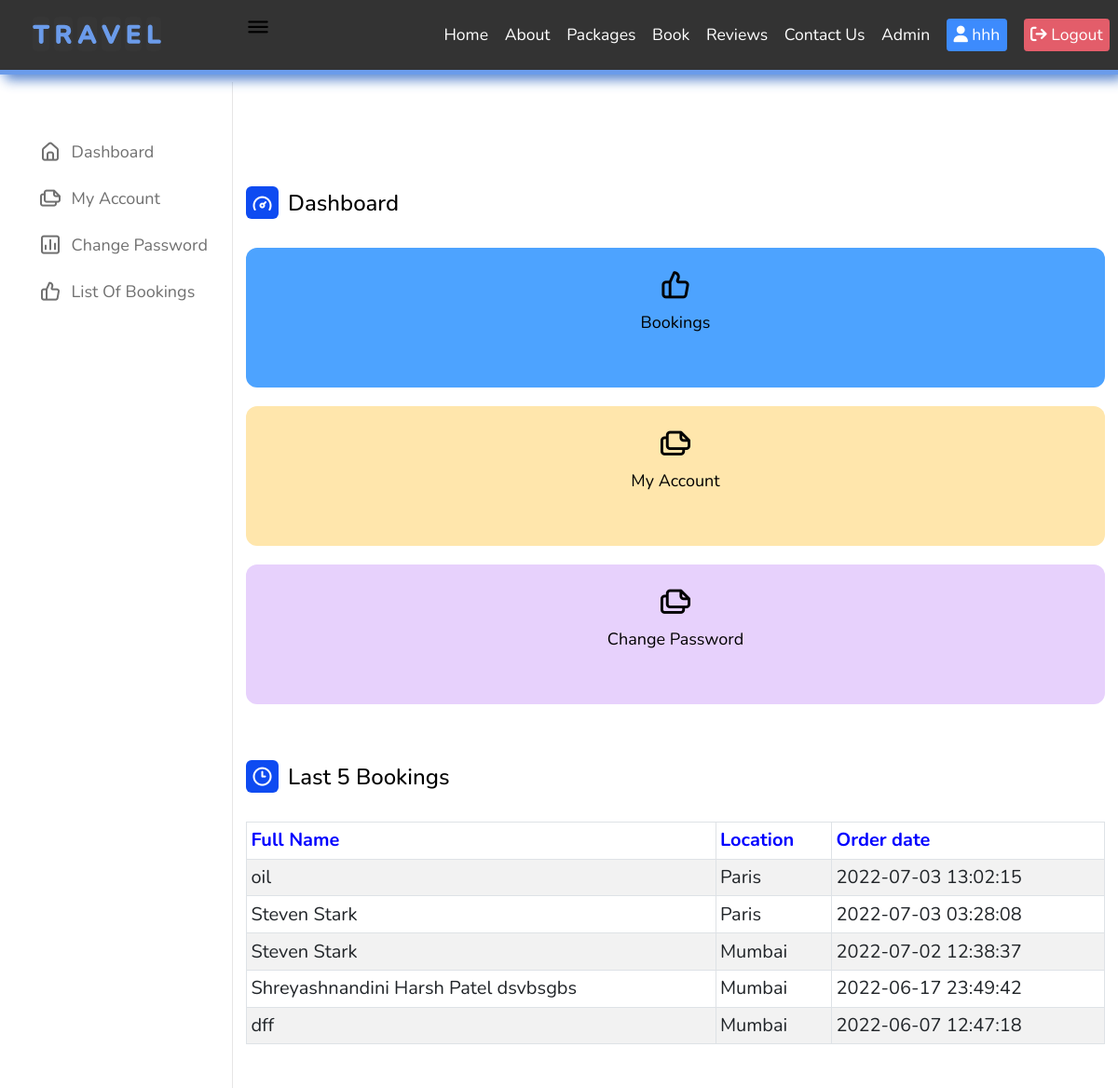
/dashboard.php (signed in), run on the app's committed database.
### tables this page shows
CREATE TABLE IF NOT EXISTS `book` (
  `id` int NOT NULL AUTO_INCREMENT,
  `username` varchar(100) NOT NULL,
  `name` varchar(100) NOT NULL,
  `email` varchar(100) NOT NULL,
  `phone` int NOT NULL,
  `order_date` timestamp NOT NULL DEFAULT CURRENT_TIMESTAMP,
  `location` varchar(100) NOT NULL,
  `grade` varchar(100) NOT NULL,
  `guests` int NOT NULL,
  `departure_date` date NOT NULL,
  `return_date` date NOT NULL,
  `price` double NOT NULL,
  PRIMARY KEY (`id`)
);

### dashboard.php (the view, shortened to what this page needs)
<!DOCTYPE html>
<?php session_start();
include('dbconnection.php');
?>
<html lang="en">
<head>
    <link rel="stylesheet" href="https://unpkg.com/swiper@8/swiper-bundle.min.css" />
    <link rel="stylesheet" href="https://cdnjs.cloudflare.com/ajax/libs/font-awesome/6.1.1/css/all.min.css" />
    <link rel="stylesheet" href="style.css">
    <link href="https://cdn.jsdelivr.net/npm/bootstrap@5.2.0-beta1/dist/css/bootstrap.min.css" rel="stylesheet">
    <link rel="stylesheet" href="https://unicons.iconscout.com/release/v4.0.0/css/line.css">
</head>
<body>
    <section class="header">
        <a href="index.php" class="logo text-decoration-none">
            <div class="wrapper">
                <span>T</span>
                <span>R</span>
                <span>A</span>
                <span>V</span>
                <span>E</span>
                <span>L</span>
            </div>
        </a>
        <nav class="navbar">
        <a href="index.php" class="text-decoration-none">Home</a>
            <a href="about.php" class="text-decoration-none">About</a>
            <a href="package.php" class="text-decoration-none">Packages</a>
            <a href="book.php" class="text-decoration-none">Book</a>
            <a href="review.php" class="text-decoration-none">Reviews</a>
            <a href="contact.php" class="text-decoration-none">Contact Us</a>
            <a href="admin.php" class="text-decoration-none">Admin</a>
            <?php if (isset($_SESSION['username'])) { ?>
                <a href="dashboard.php"><button type="button" class="btn btn-primary"><i class="fa-solid fa-user"></i><?php echo " " . $_SESSION['username']; ?></button></a>
                <a href="index.php?logout='1'"><button type="button" class="btn btn-danger"><i class="fa-solid fa-arrow-right-from-bracket"></i> Logout</button></a> <?php } else { ?>
                <a href="login.php"><button type="button" class="btn btn-primary">Login</button></a>
                <a href="register.php"><button type="button" class="btn btn-warning">Register</button></a><?php } ?>
        </nav>
    </section>
    <nav class="nav">
        <div class="menu-items">
            <ul class="nav-links">
                <li><a href="dashboard.php">
                        <i class="uil uil-estate"></i>
                        <span class="link-name">Dashboard</span>
                    </a></li>
                <li><a href="profile.php">
                        <i class="uil uil-files-landscapes"></i>
                        <span class="link-name">My Account</span>
                    </a></li>
                <li><a href="password.php">
                        <i class="uil uil-chart"></i>
                        <span class="link-name">Change Password</span>
                    </a></li>
                <li><a href="account.php">
                        <i class="uil uil-thumbs-up"></i>
                        <span class="link-name">List Of Bookings</span>
                    </a></li>
            </ul>
        </div>
    </nav>
    <section class="dashboard">
        <div class="top">
        </div>
        <div class="dash-content">
            <div class="overview">
                <div class="title">
                    <i class="uil uil-tachometer-fast-alt"></i>
                    <span class="text">Dashboard</span>
                </div>
                <div class="boxes">
                    <div class="box box1">
                        <i class="uil uil-thumbs-up"></i>
                        <span class="text"><a href="account.php" style="text-decoration: none; color: black;  font-size: 18px; text-align: center ">Bookings</a></span>
                    </div>
                    <div class="box box2">
                        <i class="uil uil-files-landscapes"></i>
                        <span class="text"><a href="profile.php" style="text-decoration: none; color: black;  font-size: 18px; text-align: center">My Account</a></span>
                    </div>
                    <div class="box box4">
                        <i class="uil uil-files-landscapes"></i>
                        <span class="text"><a href="password.php" style="text-decoration: none; color: black; font-size: 18px; text-align: center">Change Password</a></span>
                    </div>
                </div>
            </div>
            <div class="activity">
                <div class="title">
                    <i class="uil uil-clock-three"></i>
                    <span class="text">Last 5 Bookings</span>
                </div>
                <table class="center table table-striped table-bordered" style="font-size: 20px;">
                    <thead>
                        <tr style="color: blue;">
                            <th scope="col">Full Name</th>
                            <th scope="col">Location</th>
                            <th scope="col">Order date</th>
                        </tr>
                    </thead>
                    <?php
                    $result = mysqli_query($conn, "SELECT * FROM book WHERE username='" . $_SESSION['username'] . "' ORDER BY order_date DESC LIMIT 5");
                    $rows = mysqli_num_rows($result);
                    if ($rows == 0) {
                        echo "<tr><td colspan='3'>" . 'No Records Found' . "</td></tr>";
                    } else {
                        while ($res = mysqli_fetch_array($result, MYSQLI_ASSOC)) {
                            echo "<tr>";
                            echo "<td>" . $res['name'] . "</td>";
                            echo "<td>" . $res['location'] . "</td>";
                            echo "<td>" . $res['order_date'] . "</td>";
                        }
                    }
                    ?>
                </table>
            </div>
    </section>
</body>
</html>

### style.css (style rules this page uses)
:root { --colorMain: #4784e6; --brShadow: 6px 6px 15px #3c70c4; --tlShadow: -6px -6px 15px #5298ff; --box-shadow: 0 0.5rem 1rem rgba(0, 0, 0, 0.1); --border: 0.1rem solid var(--black); }
* { font-family: "Nunito", sans-serif; margin: 0; padding: 0; box-sizing: border-box; outline: none; border: none; text-decoration: none; }
html { font-size: 63.5%; overflow-x: hidden; scroll-padding-top: 6rem; scroll-behavior: smooth; text-decoration: none; scrollbar-color: var(--colorMain) white; }
section { padding: 5rem 10%; }
.header { position: sticky; top: 0; left: 0; right: 0; z-index: 1000; background-color: #000000; opacity: 80%; display: flex; padding-top: 1rem; padding-left: 1rem; padding-right: 1rem; padding-bottom: 1rem; align-items: center; justify-content: space-between; border-bottom: 5px solid var(--colorMain); box-shadow: 6px 6px 12px #3c70c4, -6px -6px 12px #5298ff; }
.header .logo { margin: 1rem; font-size: 2rem; font-weight: bolder; color: var(--colorMain); text-transform: uppercase; }
a { text-decoration: none; }
.header .navbar { position: relative; }
.header .navbar a { color: rgb(255, 255, 255); font-size: 2rem; margin-left: 2rem; display: inline-block; position: relative; }
.header .navbar a button { font-size: 2rem; }
.header .navbar a:after { color: var(--colorMain); background: none repeat scroll 0 0 transparent; content: ""; display: block; position: absolute; height: 3px; bottom: 0; left: 50%; background: #0087ca; transition: width 0.3s ease 0s, left 0.3s ease 0s; width: 0; }
.header span { font-size: 3rem; background: rgba(22, 22, 22, 0.2); color: var(--colorMain); border-radius: 0.5rem; padding: 0.1rem 0.1rem; }
.wrapper { width: max-content; margin-left: 2rem; margin-right: 2rem; }
.wrapper span { -webkit-text-stroke-width: 1.5px; text-shadow: 0 0px var(--brShadow), 0 0px var(--tlShadow); transform: translate(0, 100%) rotate(2deg); -webkit-transform: translate(0, 100%) rotate(2deg); -moz-transform: translate(0, 100%) rotate(2deg); animation: jump 2s ease-in-out infinite; -moz-animation: jump 2s ease-in-out infinite; -webkit-animation: jump 2s ease-in-out infinite; -o-animation: jump 2s ease-in-out infinite; color: var(--colorMain); }
.wrapper span:nth-child(1) { animation-delay: 120ms; -moz-animation-delay: 120ms; -webkit-animation-delay: 120ms; -o-animation-delay: 120ms; }
.wrapper span:nth-child(2) { animation-delay: 240ms; -moz-animation-delay: 240ms; -webkit-animation-delay: 240ms; -o-animation-delay: 240ms; }
.wrapper span:nth-child(3) { animation-delay: 360ms; -moz-animation-delay: 360ms; -webkit-animation-delay: 360ms; -o-animation-delay: 360ms; }
.wrapper span:nth-child(4) { animation-delay: 480ms; -moz-animation-delay: 480ms; -webkit-animation-delay: 480ms; -o-animation-delay: 480ms; }
.wrapper span:nth-child(5) { animation-delay: 600ms; -moz-animation-delay: 600ms; -webkit-animation-delay: 600ms; -o-animation-delay: 600ms; }
.wrapper span:nth-child(6) { animation-delay: 720ms; -moz-animation-delay: 720ms; -webkit-animation-delay: 720ms; -o-animation-delay: 720ms; }
@media (max-width: 1200px) { html { font-size: 55%; } }
@media (max-width: 1200px) { section { padding: 3rem 5%; } }

### data on the page
book: name "oil", location "Paris", order_date "2022-07-03 13:02:15"
book: name "Steven Stark", location "Paris", order_date "2022-07-03 03:28:08"
book: name "Steven Stark", location "Mumbai", order_date "2022-07-02 12:38:37"
book: name "Shreyashnandini Harsh Patel dsvbsgbs", location "Mumbai", order_date "2022-06-17 23:49:42"
book: name "dff", location "Mumbai", order_date "2022-06-07 12:47:18"

### other printed values
$_SESSION['username'] "hhh"
